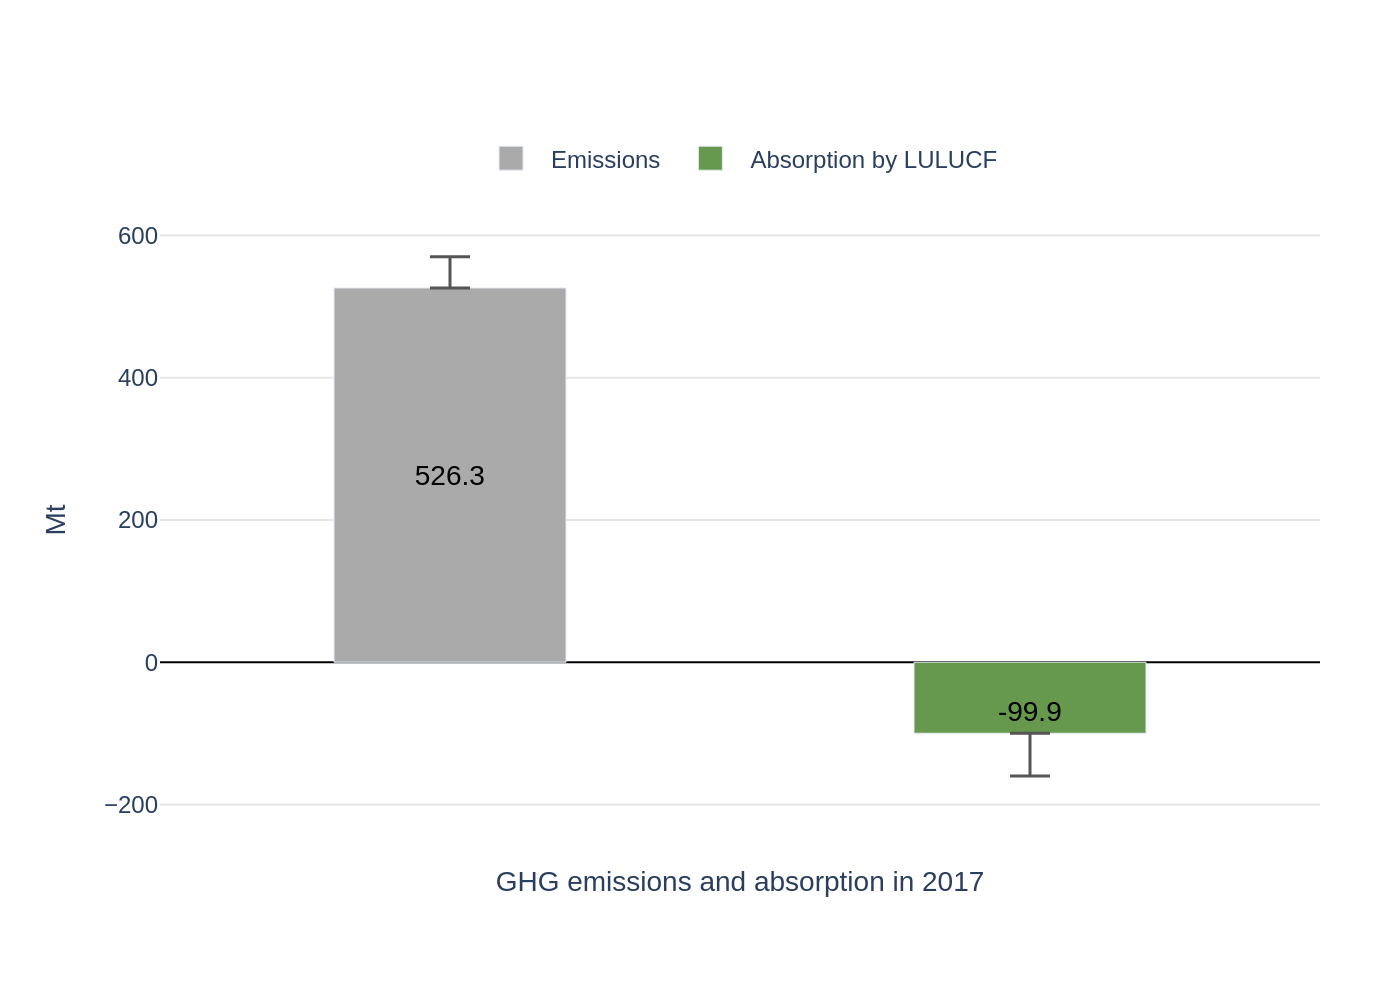

Reproduce this figure in Python.
import sys
import json
import pathlib
import plotly.graph_objects as go

# --- 1. Load data from JSON file ---
if len(sys.argv) != 2:
    print("Usage: python script.py <path_to_json_file>")
    sys.exit(1)

json_path = pathlib.Path(sys.argv[1])
if not json_path.is_file():
    print(f"Error: File not found at {json_path}")
    sys.exit(1)

with open(json_path, 'r', encoding='utf-8') as f:
    chart_spec = json.load(f)

# --- 2. Extract data and texts ---
chart_data = chart_spec.get('chart_data', [])
texts = chart_spec.get('texts', {})
colors = chart_spec.get('colors', [])

# --- 3. Create the figure ---
fig = go.Figure()

# --- 4. Add traces for each data series ---
for i, series in enumerate(chart_data):
    # Determine text anchor based on bar value (positive or negative)
    text_anchor = 'middle' if series.get('y', [0])[0] >= 0 else 'end'

    fig.add_trace(go.Bar(
        name=series.get('name'),
        # Use the series name as the category to separate the bars
        x=[series.get('name')],
        y=series.get('y'),
        text=[series.get('text')],
        texttemplate='%{text}',
        textposition='inside',
        insidetextanchor=text_anchor,
        textfont=dict(color='black', size=14, family="Arial"),
        marker=dict(color=colors[i]),
        error_y=series.get('error_y'),
        hoverinfo='none',
        width=0.4
    ))

# --- 5. Configure layout ---
# Combine title and subtitle if they exist
title_parts = [texts.get('title'), texts.get('subtitle')]
full_title = '<br>'.join(filter(None, title_parts))

fig.update_layout(
    font=dict(family="Arial", size=12),
    title=dict(
        text=full_title,
        x=0.05,
        xanchor='left'
    ),
    plot_bgcolor='white',
    paper_bgcolor='white',
    xaxis=dict(
        title=texts.get('x_axis_title'),
        showticklabels=False, # Hide category names on the axis
        ticks="", # Hide tick marks
        showline=False,
        zeroline=False
    ),
    yaxis=dict(
        title=texts.get('y_axis_title'),
        range=[-250, 650],
        tickvals=[-200, 0, 200, 400, 600],
        showgrid=True,
        gridcolor='#E5E5E5',
        zeroline=True,
        zerolinecolor='black',
        zerolinewidth=1
    ),
    legend=dict(
        orientation='h',
        yanchor='bottom',
        y=1.02,
        xanchor='center',
        x=0.5,
        traceorder='normal'
    ),
    margin=dict(l=80, r=40, t=100, b=80),
    bargap=0.5
)

# --- 6. Output the image ---
output_filename = f"{json_path.stem}.png"
fig.write_image(output_filename, scale=2)

print(f"Chart saved to {output_filename}")
